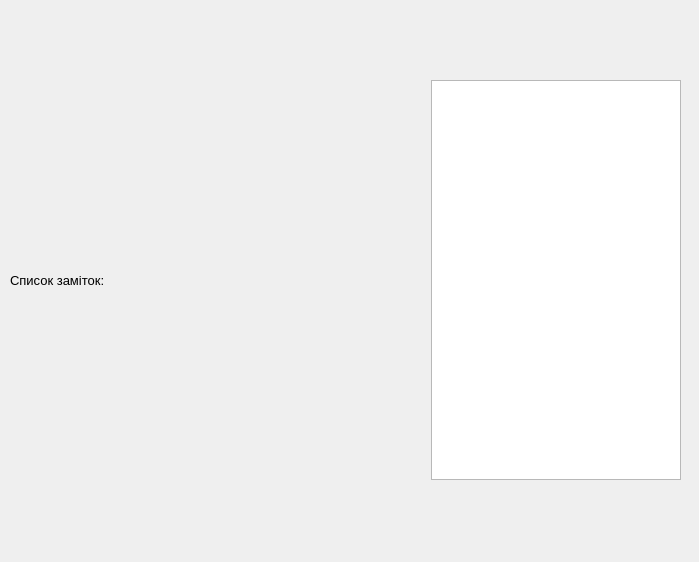
<?xml version="1.0" encoding="UTF-8"?>
<ui version="4.0">
 <class>window</class>
 <widget class="QWidget" name="window">
  <property name="geometry">
   <rect>
    <x>0</x>
    <y>0</y>
    <width>699</width>
    <height>562</height>
   </rect>
  </property>
  <property name="minimumSize">
   <size>
    <width>600</width>
    <height>500</height>
   </size>
  </property>
  <property name="windowTitle">
   <string>Розумні замітки</string>
  </property>
  <widget class="QWidget" name="horizontalLayoutWidget">
   <property name="geometry">
    <rect>
     <x>10</x>
     <y>10</y>
     <width>671</width>
     <height>541</height>
    </rect>
   </property>
   <layout class="QHBoxLayout" name="main_layout">
    <item>
     <layout class="QVBoxLayout" name="col_right">
      <item>
       <layout class="QVBoxLayout" name="layout1">
        <item>
         <widget class="QLabel" name="lst_notes_label">
          <property name="font">
           <font>
            <pointsize>10</pointsize>
           </font>
          </property>
          <property name="text">
           <string>Список заміток:</string>
          </property>
         </widget>
        </item>
       </layout>
      </item>
     </layout>
    </item>
    <item>
     <layout class="QVBoxLayout" name="col_left">
      <item>
       <widget class="QTextEdit" name="text_note">
        <property name="minimumSize">
         <size>
          <width>250</width>
          <height>400</height>
         </size>
        </property>
        <property name="maximumSize">
         <size>
          <width>250</width>
          <height>400</height>
         </size>
        </property>
        <property name="cursor" stdset="0">
         <cursorShape>ArrowCursor</cursorShape>
        </property>
       </widget>
      </item>
     </layout>
    </item>
   </layout>
  </widget>
 </widget>
 <resources/>
 <connections/>
</ui>
